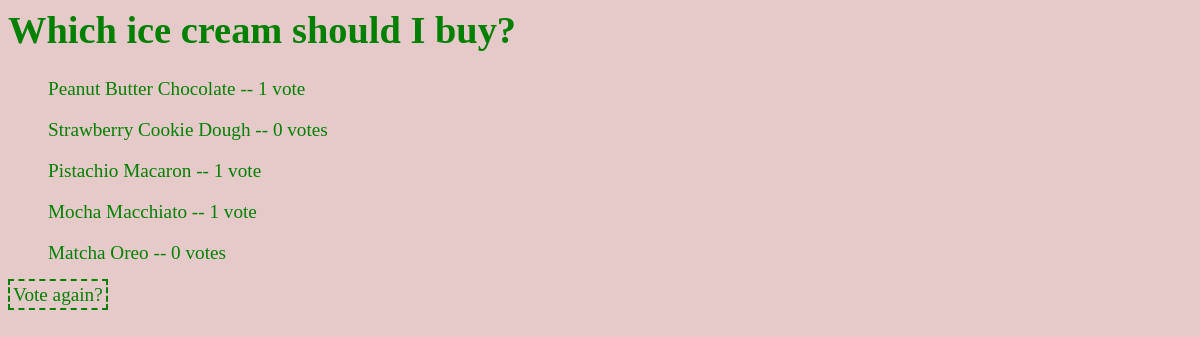
Screenshot of /polls/3/results/ with the database file from the repository.
### polls/models.py (models this page shows, shortened)
class Question(models.Model):
    question_text = models.CharField(max_length=200)
    pub_date = models.DateTimeField('date published', db_column='pub_data')

class Choice(models.Model):
    question = models.ForeignKey(Question, on_delete=models.CASCADE)
    choice_text = models.CharField(max_length=200)
    votes = models.IntegerField(default=0)

### polls/views.py (the view)
# urls.py: path('<int:pk>/results/', views.ResultsView.as_view(), name='results'),
class ResultsView(generic.DetailView):
    model = Question
    template_name = 'polls/results.html'

### polls/templates/polls/results.html
{% load static %}
<link rel="stylesheet" href="{% static 'polls/style.css' %}">
<h1>{{ question.question_text }}</h1>
<ul>
{% for choice in question.choice_set.all %}
    <li>{{ choice.choice_text }} -- {{ choice.votes }} vote{{ choice.votes|pluralize }}</li>
{% endfor %}
</ul>
<a href="{% url 'polls:detail' question.id %}">Vote again?</a>

### static/polls/style.css (style rules this page uses)
a { color: green; text-decoration: none; padding: 3px; border: dashed 2px; }
li { margin:1rem 0; }
ul { list-style-type: none; }

### rows the page displays
Question: question_text "Which ice cream should I buy?"
Choice: choice_text "Peanut Butter Chocolate", votes "1"
Choice: choice_text "Strawberry Cookie Dough", votes "0"
Choice: choice_text "Pistachio Macaron", votes "1"
Choice: choice_text "Mocha Macchiato", votes "1"
Choice: choice_text "Matcha Oreo", votes "0"
